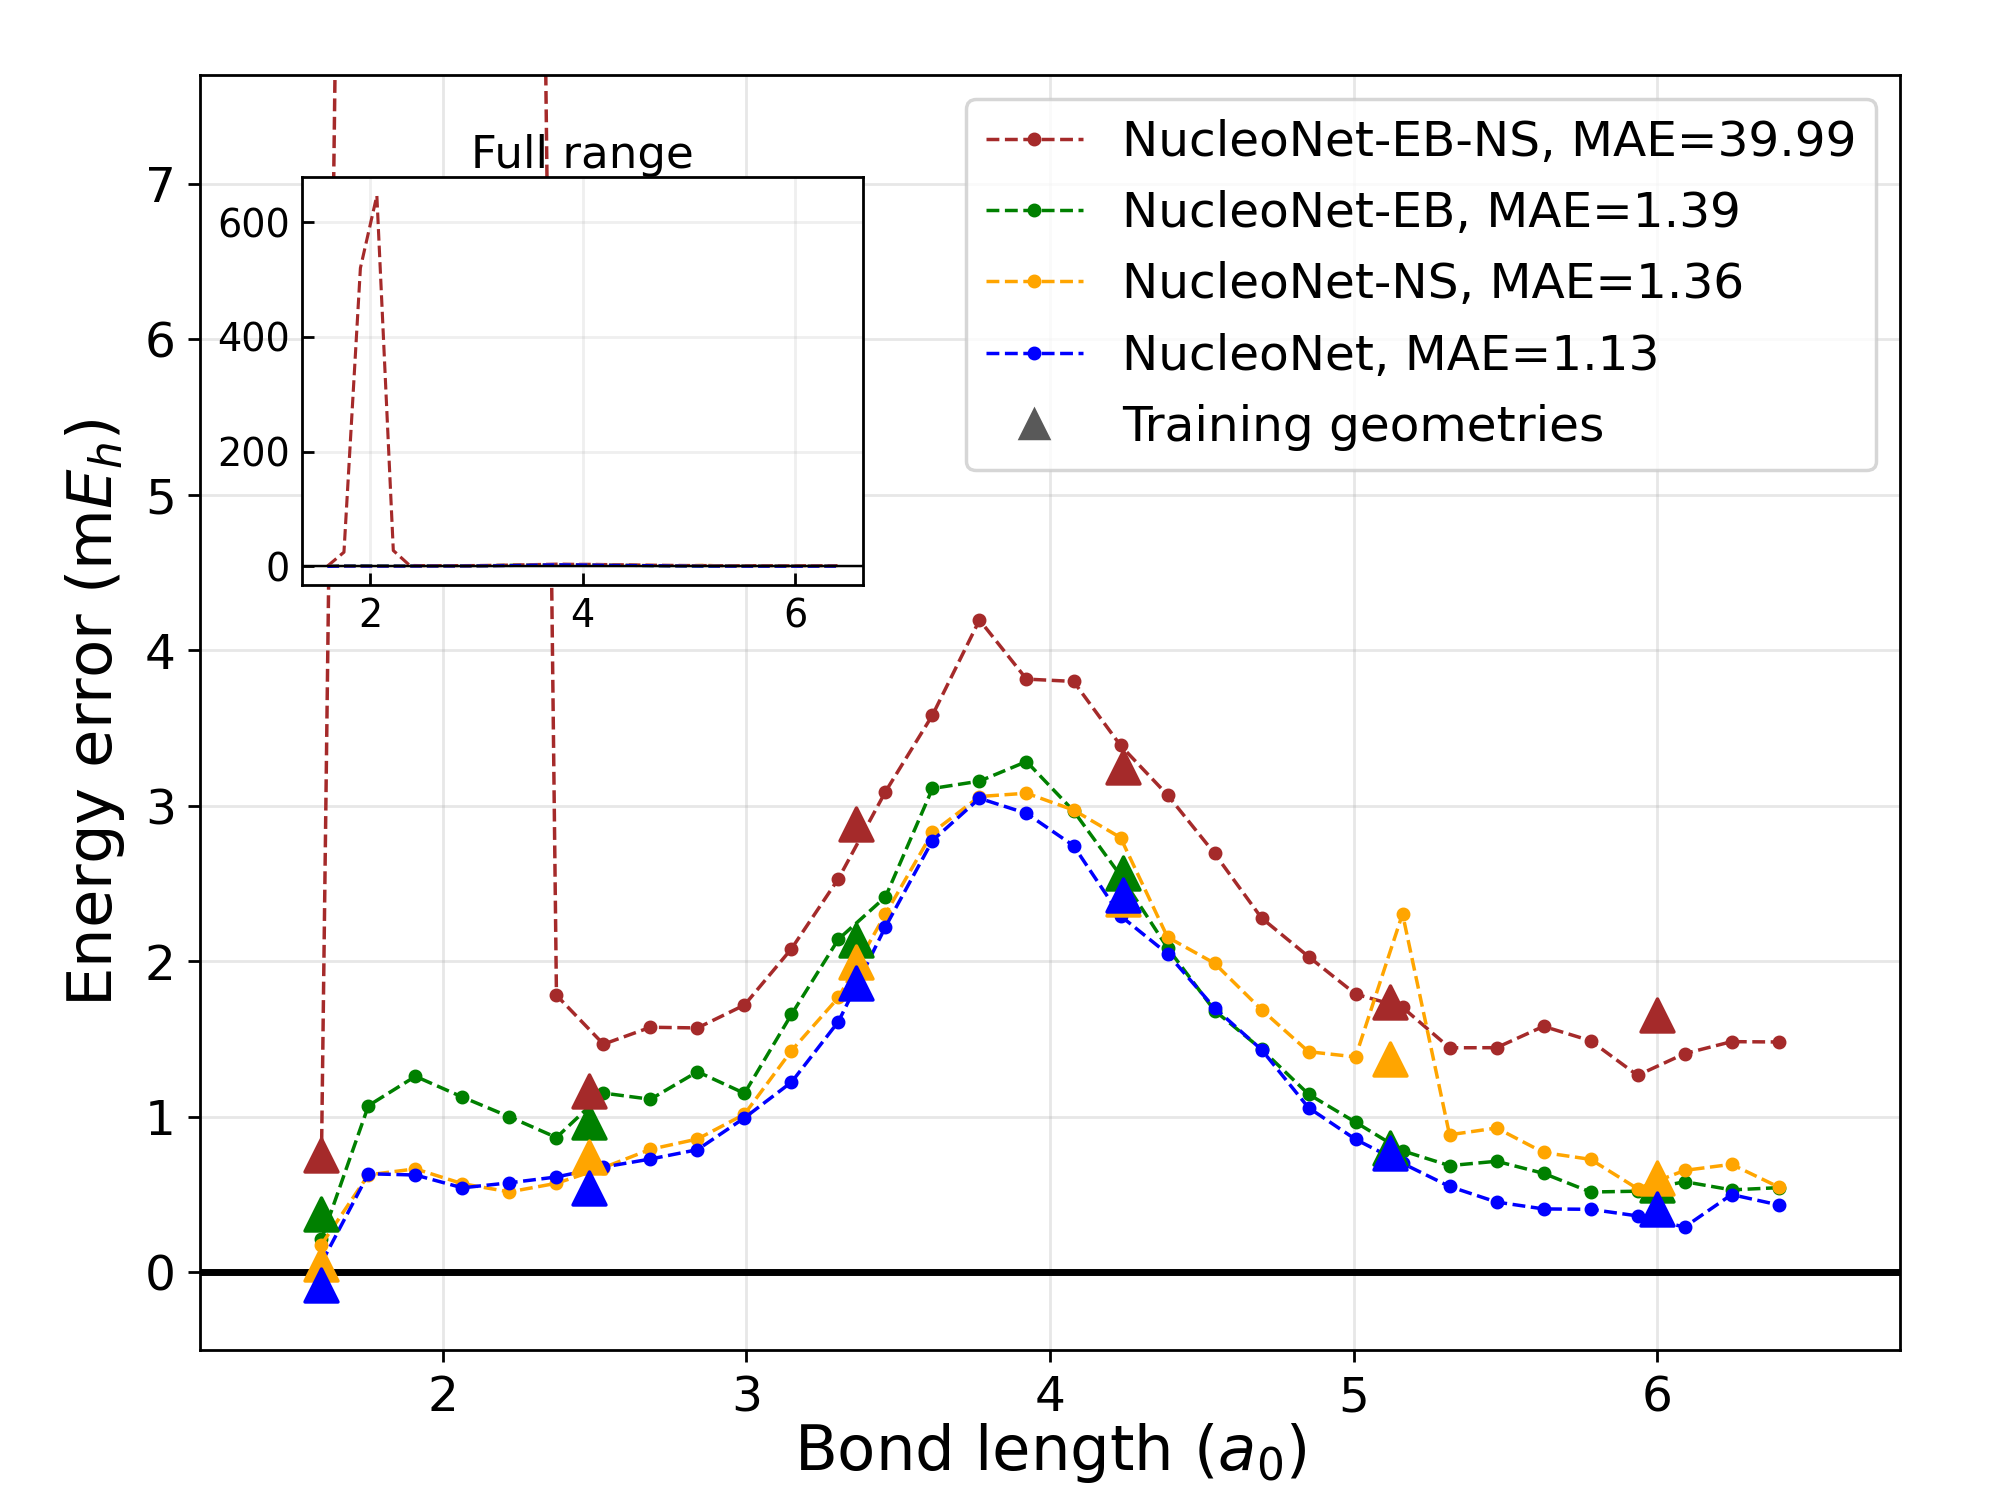

Source code (Python):
import matplotlib.pyplot as plt
import numpy as np
import os
import sys
import matplotlib.pyplot as plt
import numpy as np
import json
from tools.MLR import create_MLR_function
from matplotlib.lines import Line2D

phi4 = np.array([-2.34414547, -0.972469, -1.561777, -1.136, -1.3963, -0.819, -0.45, -3.36, 2.1])
MLR4 = create_MLR_function(phi=phi4,p=4,NS=6,NL=8)

length_list = np.linspace(0.8, 3.2, 32).round(6)
length_list = [i*2 for i in length_list]
energy_MLR = [MLR4(i) for i in length_list]

length_list_train = np.linspace(0.8, 3, 6).round(6)
length_list_train = [i*2 for i in length_list_train]
energy_MLR_train = [MLR4(i) for i in length_list_train]

with open("./data/N2/sparse_6_ablation/EB/statistics32.json", 'r') as file: 
    data = json.load(file)
    energy_eb_eval=data["average"]
diff_eb_eval = [(i-j)*1000 for (i,j) in zip(energy_eb_eval,energy_MLR)]

with open("./data/N2/sparse_6_ablation/EB/statistics6.json", 'r') as file:
    data = json.load(file)
    energy_eb_train=data["average"]
diff_eb_train = [(i-j)*1000 for (i,j) in zip(energy_eb_train,energy_MLR_train)]

with open("./data/N2/sparse_6_ablation/EB-NS/statistics32.json", 'r') as file: 
    data = json.load(file)
    energy_eb_ns_eval=data["average"]
diff_eb_ns_eval = [(i-j)*1000 for (i,j) in zip(energy_eb_ns_eval,energy_MLR)]

with open("./data/N2/sparse_6_ablation/EB-NS/statistics6.json", 'r') as file:  
    data = json.load(file)
    energy_eb_ns_train=data["average"]
diff_eb_ns_train = [(i-j)*1000 for (i,j) in zip(energy_eb_ns_train,energy_MLR_train)]

with open("./data/N2/sparse_6/statistics32.json", 'r') as file:
    data = json.load(file)
    energy_full_eval=data["average"]
diff_full_eval = [(i-j)*1000 for (i,j) in zip(energy_full_eval,energy_MLR)]

with open("./data/N2/sparse_6/statistics6.json", 'r') as file:
    data = json.load(file)
    energy_full_train=data["average"]
diff_full_train = [(i-j)*1000 for (i,j) in zip(energy_full_train,energy_MLR_train)]

with open("./data/N2/sparse_6_ablation/NS/statistics32.json", 'r') as file:   
    data= json.load(file)
    energy_ns_eval=data["average"]
diff_ns_eval = [(i-j)*1000 for (i,j) in zip(energy_ns_eval,energy_MLR)]

with open("./data/N2/sparse_6_ablation/NS/statistics6.json", 'r') as file:
    data= json.load(file)
    energy_ns_train=data["average"]
diff_ns_train = [(i-j)*1000 for (i,j) in zip(energy_ns_train,energy_MLR_train)]

fig = plt.figure(figsize=(8, 6),dpi=200)
ax = fig.add_axes([0.1, 0.1, 0.85, 0.85])

mae_eb = np.mean(np.abs(np.asarray(diff_eb_eval)))
mae_eb_ns = np.mean(np.abs(np.asarray(diff_eb_ns_eval)))
mae_full = np.mean(np.abs(np.asarray(diff_full_eval)))
mae_ns = np.mean(np.abs(np.asarray(diff_ns_eval)))

ax.plot(
    length_list, diff_eb_ns_eval,
    linestyle="--", marker="o", markersize=3, c="brown", linewidth=1,
    label=f"NucleoNet-EB-NS, MAE={mae_eb_ns:.2f}",
)

ax.plot(
    length_list, diff_eb_eval,
    linestyle="--", marker="o", markersize=3, c="green", linewidth=1,
    label=f"NucleoNet-EB, MAE={mae_eb:.2f}",
)

ax.plot(
    length_list, diff_ns_eval,
    linestyle="--", marker="o", markersize=3, c="orange", linewidth=1,
    label=f"NucleoNet-NS, MAE={mae_ns:.2f}",
)

ax.plot(
    length_list, diff_full_eval,
    linestyle="--", marker="o", markersize=3, c="blue", linewidth=1,
    label=f"NucleoNet, MAE={mae_full:.2f}",
)


mae_eb_train = np.mean(np.abs(np.asarray(diff_eb_train)))
mae_full_train = np.mean(np.abs(np.asarray(diff_full_train)))
mae_ns_train = np.mean(np.abs(np.asarray(diff_ns_train)))
mae_eb_ns_train = np.mean(np.abs(np.asarray(diff_eb_ns_train)))

print("mae_eb_train :",mae_eb_train)
print("mae_full_train :",mae_full_train)
print("mae_ns_train :",mae_ns_train)
print("mae_eb_ns_train :",mae_eb_ns_train)

ax.scatter(length_list_train, diff_eb_train, marker="^", c="green",  s=90, zorder=5, label="__legend__")
ax.scatter(length_list_train, diff_ns_train, marker="^", c="orange", s=90, zorder=5, label="__legend__")
ax.scatter(length_list_train, diff_full_train, marker="^", c="blue",   s=90, zorder=5, label="__legend__")
ax.scatter(length_list_train, diff_eb_ns_train, marker="^", c="brown",  s=90, zorder=5, label="__legend__")

ax.axhline(0, color="black", linewidth=2)

training_handle = Line2D(
    [0], [0],
    marker="^", linestyle="None",
    markerfacecolor="0.35", markeredgecolor="0.35",
    markersize=8, label="Training geometries",
)
curve_handles, curve_labels = ax.get_legend_handles_labels()
ax.legend(
    curve_handles + [training_handle],
    curve_labels + ["Training geometries"],
    fontsize=14, loc="upper right", frameon=True, facecolor="white",
)


ax_inset = ax.inset_axes([0.06, 0.6, 0.33, 0.32])
ax_inset.plot(length_list, diff_eb_eval,  linestyle="--", c="green",  linewidth=0.9)
ax_inset.plot(length_list, diff_eb_ns_eval, linestyle="--", c="brown", linewidth=0.9)
ax_inset.plot(length_list, diff_ns_eval, linestyle="--", c="orange", linewidth=0.9)
ax_inset.plot(length_list, diff_full_eval, linestyle="--", c="blue",   linewidth=0.9)
ax_inset.axhline(0, color="black", linewidth=0.7)
ax_inset.set_title("Full range", fontsize=13, pad=2)
ax_inset.tick_params(axis="both", labelsize=11, direction="in")
ax_inset.grid(True, alpha=0.2)


ax.grid(True, alpha=0.3)
ax.set_xlabel(r'Bond length ($a_0$)', fontsize=18, labelpad=0)
ax.set_ylabel(r'Energy error (m$E_h$)', fontsize=18, labelpad=5, rotation=90)
ax.tick_params(axis='x', labelsize=14)
ax.tick_params(axis='y', labelsize=14)

ax.set_xlim(1.2, 6.8)
ax.set_ylim(-0.5, 7.7)
# plt.tight_layout()

plt.savefig("./figure/ablation_n2_error.png",dpi=250)
